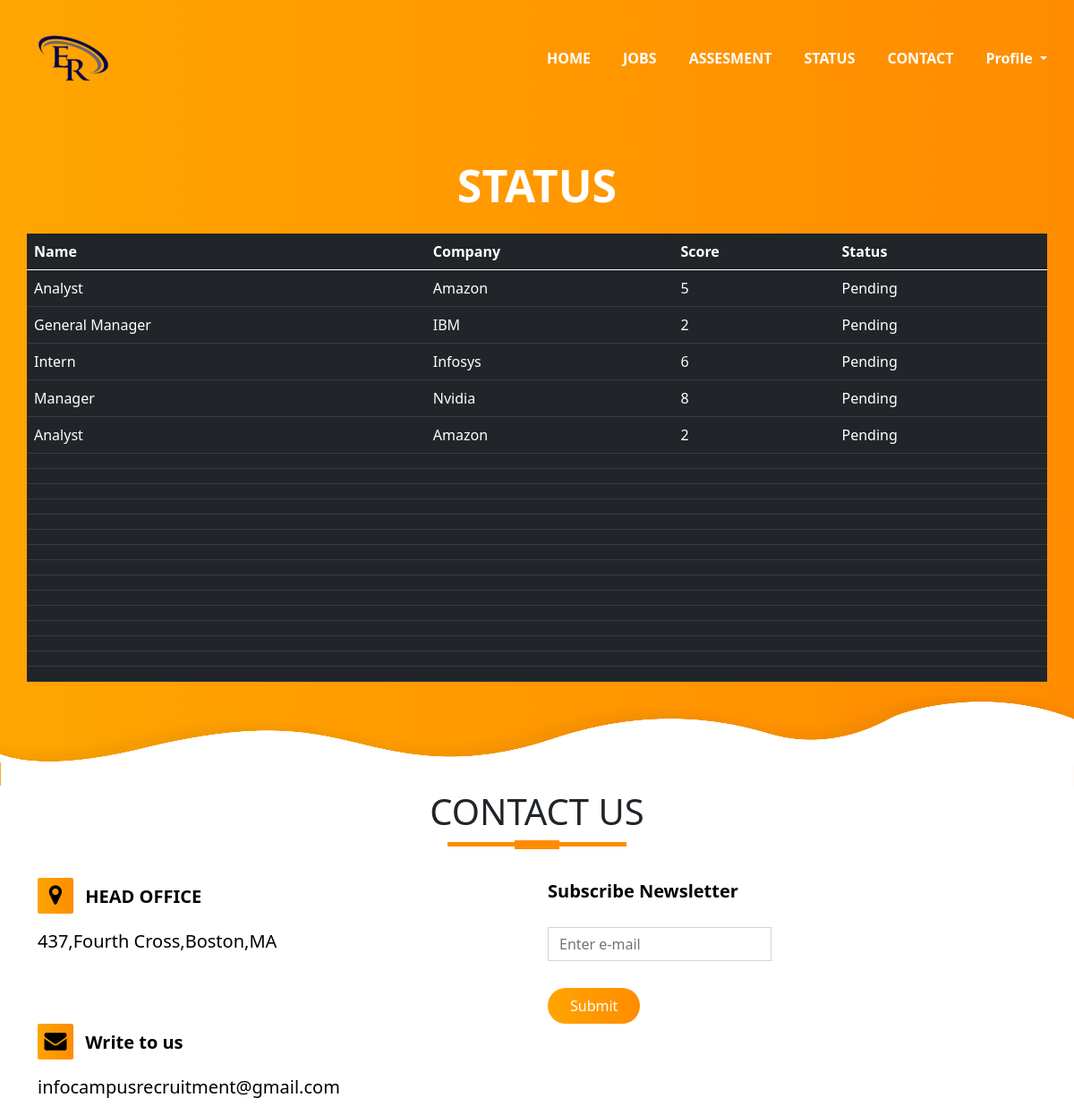
The page /status (signed in) on the database its author committed.
### app.py (models this page shows)
class Job(db.Model):
    __tablename__ = 'job'
    id = db.Column(db.Integer,primary_key=True)
    job_role = db.Column(db.String(50),nullable=False)
    job_des = db.Column(db.String(50),nullable=False)
    date_created = db.Column(db.DateTime, default=datetime.utcnow)
    last_date = db.Column(db.Integer)
    skills_required = db.Column(db.String(100),nullable=False)
    experience = db.Column(db.Integer)
    salary = db.Column(db.Integer)
    company_id = db.Column(db.Integer, db.ForeignKey('company.id'),nullable=False)
    status= db.Column(db.Integer)

class Company(db.Model):
    __tablename__ = 'company'
    id = db.Column(db.Integer,primary_key=True)
    Name = db.Column(db.String(50),nullable=False)
    Password = db.Column(db.String(50),nullable=False)
    Email_id = db.Column(db.String(200),nullable=False)
    Address = db.Column(db.String(30))
    Emp_name = db.Column(db.String(50),nullable=False)
    des= db.Column(db.String(500),nullable=False)
    Jobs = db.relationship('Job', backref='company', lazy=True)

### app.py (the view)
@app.route('/status',methods=['POST', 'GET'])
def status():
    d = connect_db()
    query="SELECT * from applied where user_id='"+str(g.user)+"' AND assesment_score is NOT NULL"
    cur = d.execute(query)
    applied = [dict( job_id=row[0],user_id=row[1],score=row[5],Status=row[6],cname="") for row in cur.fetchall()]
    query="select id,job_role,company_id from job"
    cur = d.execute(query)
    job = [dict( id=row[0],role=row[1],c_id=row[2]) for row in cur.fetchall()]
    query="select id,Name from company"
    cur = d.execute(query)
    company = [dict( id=row[0],name=row[1]) for row in cur.fetchall()]
    for i in applied:
        for j in job:
            if(i['job_id']==j['id']):
                i['job_id']=j['role']
                for k in company:
                    if(j['c_id']==k['id']):
                        i['cname']=k['name']
        if(i['Status']==None):
            i['Status']='Pending'
        else:
            i['Status']='Selected'
    length=len(applied)
    if(length<20):
        num=20-length
    for i in range(num):
        applied.append(dict( job_id=' ',user_id=' ',score=' ',Status=' ',cname=' '))
    d.close()
    return render_template('status.html',applied=applied)

### app.py (called while the page is built)
def connect_db():
    return sqlite3.connect('recsys.db')

@app.before_request
def before_request():
    if 'username' in session:
        g.user = session['username']

### templates/status.html (shortened to what this page needs)
<!DOCTYPE html>
<html lang="en">
<head>
    <link rel="stylesheet" href="{{url_for('static',filename='style.css')}}">
    <link href="https://cdn.jsdelivr.net/npm/bootstrap@5.0.0-beta3/dist/css/bootstrap.min.css" rel="stylesheet">
    <link rel="stylesheet" href="https://stackpath.bootstrapcdn.com/font-awesome/4.7.0/css/font-awesome.min.css">
</head>
<body>
    <section id="nav-bar">
        <nav class="navbar navbar-expand-lg navbar-light ">
            <div class="container-fluid">
               <a class="navbar-brand" href="{{url_for('company')}}"><img src="{{url_for('static',filename='logo1.png')}}"></a>
              <div class="collapse navbar-collapse" id="navbarNav">
                <ul class="navbar-nav ms-auto">
                  <li class="nav-item">
                    <a class="nav-link"  href="{{url_for('student')}}">HOME</a>
                  </li>
                  <li class="nav-item">
                    <a class="nav-link" href="{{url_for('view_job')}}">JOBS</a>
                  </li>
                  <li class="nav-item">
                    <a class="nav-link" href="{{url_for('assessment_main')}}">ASSESMENT</a>
                  </li>
                  <li class="nav-item">
                    <a class="nav-link " href="{{url_for('status')}}" >STATUS</a>
                  </li>
                  <li class="nav-item">
                    <a class="nav-link " href="#contact" >CONTACT</a>
                  </li>
                  <li class="nav-item dropdown glyphicon glyphicon-user">
                    <a class="nav-link dropdown-toggle glyphicon glyphicon-user" href="#" id="navbarDropdownMenuLink" role="button" data-bs-toggle="dropdown" aria-expanded="false">
                      Profile
                    </a>
                  </li>
              </div>
        </div>
          </nav>
    </section>
<section id="banner">
    <div class="container">
      <div class="row">
      <p class="promo-title text-center">
          STATUS
        </p>
        <table class="table table-hover table-dark">
            <thead>
               <tr>
                  <th scope="col">Name</th>
                  <th scope="col">Company</th>
                  <th scope="col">Score</th>
                  <th scope="col">Status</th>
                </tr>
            </thead>
            <br><br><br><br>
            <tbody>
               {% for item in applied %}<tr>
                  <td>{{ item['job_id'] }}  </td>
                  <td>{{ item['cname'] }}  </td>
                  <td>{{ item['score'] }}  </td>
                  <td>{{ item['Status'] }}  </td>
               </tr>
               {% endfor %}
            </tbody>
         </table>
         <br><br><br>
    </div>
  </div>
    <img src="{{url_for('static',filename='wave.png')}}" class="bottom-img">
</section>
<section id="contact">
  <div class="container">
      <h1 class="title text-center">CONTACT US</h1>
      <div class="row ">
     <div class="col-md-6 contact-box">
         <p><i class="fa fa-map-marker" aria-hidden="true"></i><b> HEAD OFFICE</b></p>
         <p>437,Fourth Cross,Boston,MA</p>
     </div>
     <div class="col-md-6 contact-box">
      <p><b> Subscribe Newsletter</b></p>
      <input type="email" class="form-control" placeholder="Enter e-mail">
     <br> <button type="button" class="btn btn-primary">Submit</button>
  </div>
     <div class="col-md-6 contact-box">
      <p><i class="fa fa-envelope" aria-hidden="true"></i></i><b> Write to us </b></p>
      <p>infocampusrecruitment@gmail.com</p>
  </div>
</div>
</section>
</body>
</html>

### static/style.css (style rules this page uses)
* { margin: 0; padding: 0; }
body { font-family: sans-serif; }
#nav-bar { position: sticky; top: 0; z-index: 10; }
.navbar { background-image: linear-gradient(to right, #ffa500, #ff8c00); padding: 0 !important; }
.navbar-nav li { padding: 0 10px; }
.navbar-nav li a { color: #fff !important; font-weight: 600; float: right; text-align: left; }
#banner { background-image: linear-gradient(to right, #ffa500, #ff8c00); color: #fff; padding: top 5%; }
.promo-title { font-size: 40px; font-weight: 600; margin-top: 100px; }
.bottom-img { height: 70px; width: 100%; }
.title::before { content: ''; background: #ff8c00; height: 5px; width: 200px; margin-left: auto; margin-right: auto; display: block; transform: translateY(63px); }
.title::after { content: ''; background: #ff8c00; height: 10px; width: 50px; margin-left: auto; margin-right: auto; margin-bottom: 40px; display: block; transform: translateY(8px); }
.contact-box { color: black; padding: auto; font-size: 20px; }
.contact-box .fa { margin-right: 8px; font-size: 25px; height: 40px; width: 40px; text-align: center; padding-top: 7px; border-radius: 2px; background-image: linear-gradient(to right, #ffa500, #ff8c00); }
.contact-box .form-control { border-radius: 0; margin-top: 25px; max-width: 250px; }

### templates/status.html (style rules this page uses)
.btn-primary { box-shadow: none; padding-left: 20px; padding: 8px 25px; border: none; border-radius: 20px; background-image: linear-gradient(to right, #ffa500, #ff8c00); }
.bottom-img { height: 100px; width: 100%; }
.promo-title { font-size: 50px; font-weight: 800; margin-top: 40px; }

### rows shown on the page
Job: job_id "Analyst"
Company: cname "Amazon" "Amazon"
Job: job_id "General Manager"
Company: cname "IBM"
Job: job_id "Intern"
Company: cname "Infosys"
Job: job_id "Manager"
Company: cname "Nvidia"
Job: job_id "Analyst"

### other values the page prints
{{ item['score'] }} "5" "2" "6" "8" "2"
{{ item['Status'] }} "Pending" "Pending" "Pending" "Pending" "Pending"
